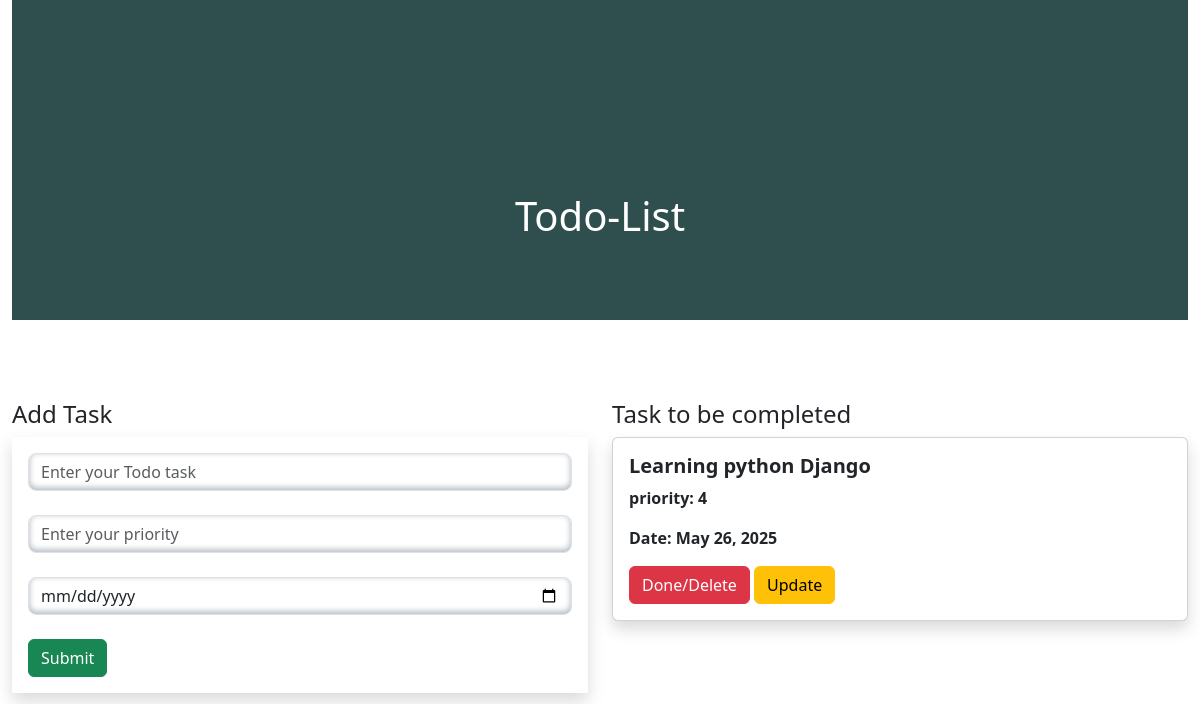
Before: / with the older database file.
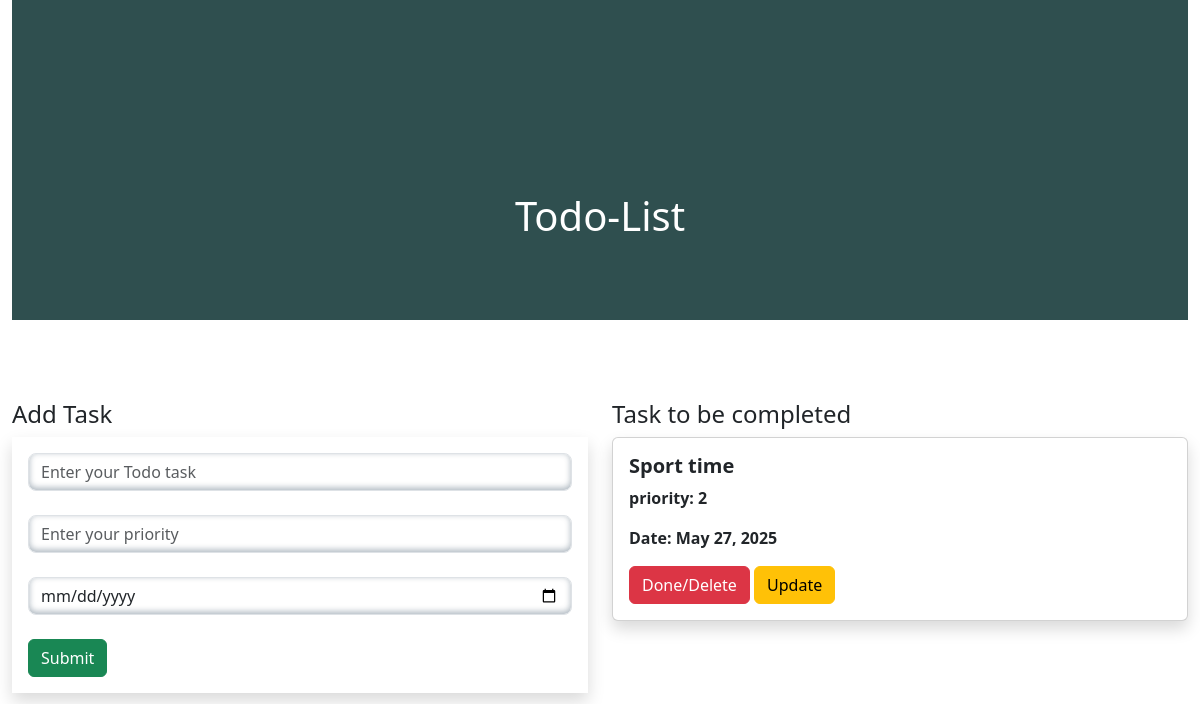
After: the same page with the newer database file.
### todoapp/models.py (models this page shows, shortened)
class Task(models.Model):
  name = models.CharField(max_length= 200)
  priority = models.IntegerField()
  date = models.DateField(default=datetime.date.today)

### todoapp/views.py (the view, shortened to what this page needs)
# urls.py: path('',views.index,name='index'),
def index(request):
  task_list = Task.objects.all()
  return render(request,'html/index.html',{'task_list':task_list})
  task.clear()

### todoapp/templates/html/index.html (shortened to what this page needs)
{% extends 'html/base.html' %}
{% block body %}
  <div class="container-fluid">
    <div class="row">
      <div class="col-md-12">
        <div class="banner">
          <div class="banner-text">
            <h1>Todo-List</h1>
          </div>
        </div>
      </div>
    </div>
    <div class="row">
      <div class="col-md-6">
        <h4>Add Task</h4>
        <form class="p-3 shadow"method="POST">
          <div class="form-group">
            <input type="text"class="form-control" name="name" id="name" placeholder="Enter your Todo task">
          </div><br>
          <div class="form-group">
            <input type="text" class="form-control" name="priority" id="priority" placeholder="Enter your priority" >
          </div><br>
          <div class="form-group">
            <input type="date"class="form-control" name="date" id="date" >
          </div><br>
          <button class="btn btn-success" type="submit">Submit</button>
        </form>
      </div>
      <div class="col-md-6">
        <h4>Task to be completed</h4>
        {% for task in task_list %}
        <div class="shadow card">
          <div class="card-body">
            <h5 class="card-title"><b>{{task.name}}</b></h5>
            <p><b>priority: {{task.priority}}</b></p>
            <p><b>Date: {{task.date}}</b></p>
            <a href="{%url 'delete' task.id %}" class="btn btn-danger">Done/Delete</a>
            <a href="{%url 'update' task.id %}" class="btn btn-warning">Update</a>
          </div>
        </div>
        <br>
        {% endfor %}
      </div>
    </div>
  </div>
{% endblock%}

### todoapp/templates/html/base.html (shortened to what this page needs)
{% load static %}
<!DOCTYPE html>
<html lang="en">
<head>
<link rel="stylesheet" href="https://cdn.jsdelivr.net/npm/bootstrap@5.3.3/dist/css/bootstrap.min.css">
<link rel="stylesheet" href="{% static 'todoapp/style.css' %}">
</head>
<body>
  {%block body%}
  {%endblock%}
</body>
</html>

### todoapp/static/todoapp/style.css (style rules this page uses)
.banner { background-color: darkslategray;; width: 100%; height: 20rem; margin-bottom: 5rem; }
.banner-text { left: 50%; top: 30%; position: absolute; transform: translate(-50%, -50%); color: white; font-size: 5rem; }
.shadow input { box-shadow: rgba(50, 50, 93, 0.25) 0px 50px 100px -20px, rgba(0, 0, 0, 0.3) 0px 30px 60px -30px, rgba(10, 37, 64, 0.35) 0px -2px 6px 0px inset; border-radius: 0.5rem; -webkit-border-radius: 0.5rem; -moz-border-radius: 0.5rem; -ms-border-radius: 0.5rem; -o-border-radius: 0.5rem; }
.banner-text, .delete { position: relative; padding-top: 15rem; text-align: center; }

Changed rows visible on the page:
removed Task: name "Learning python Django", priority "4", date "May 26, 2025"
added Task: name "Sport time", priority "2", date "May 27, 2025"
